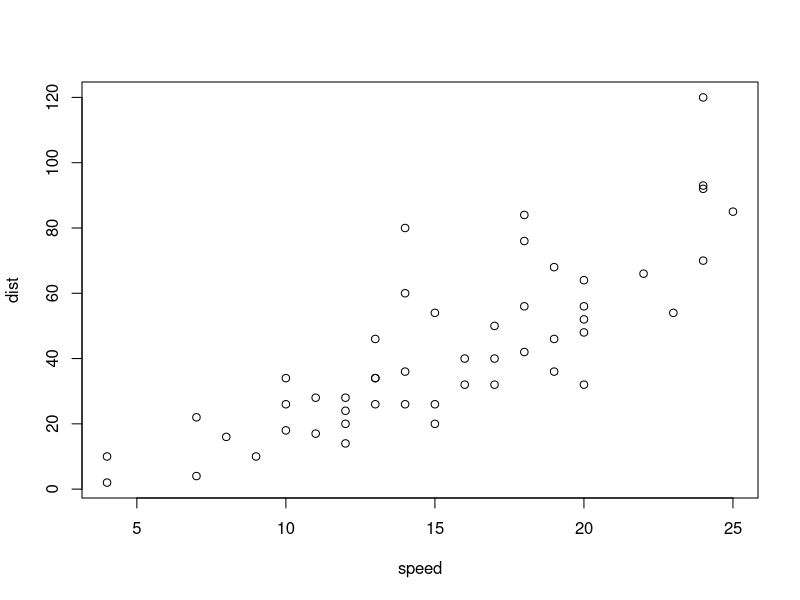
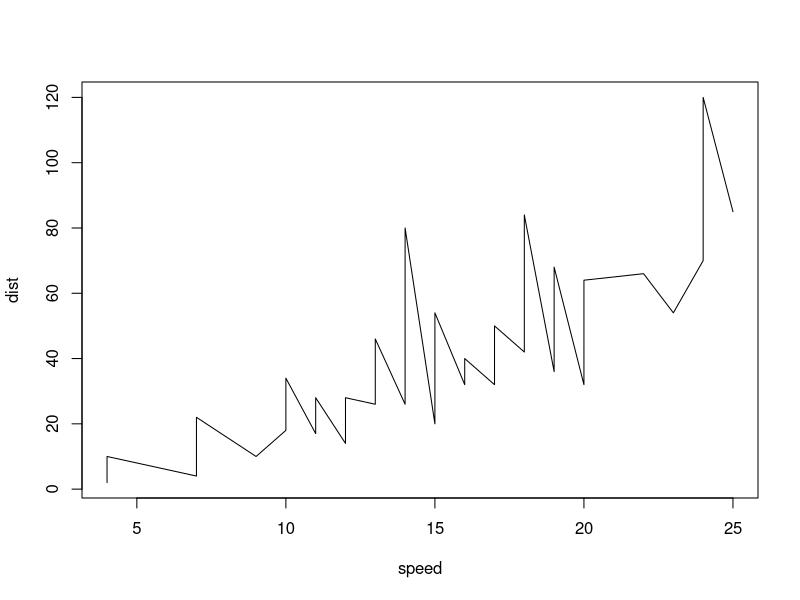
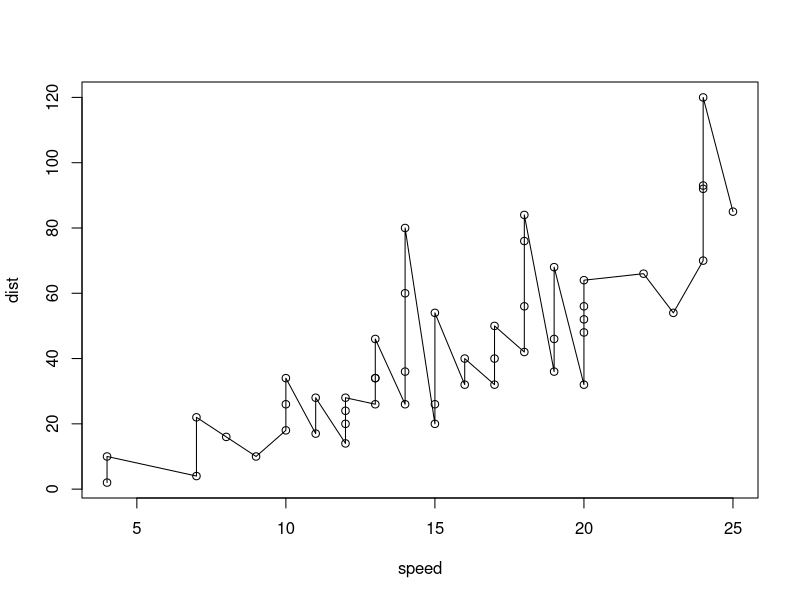
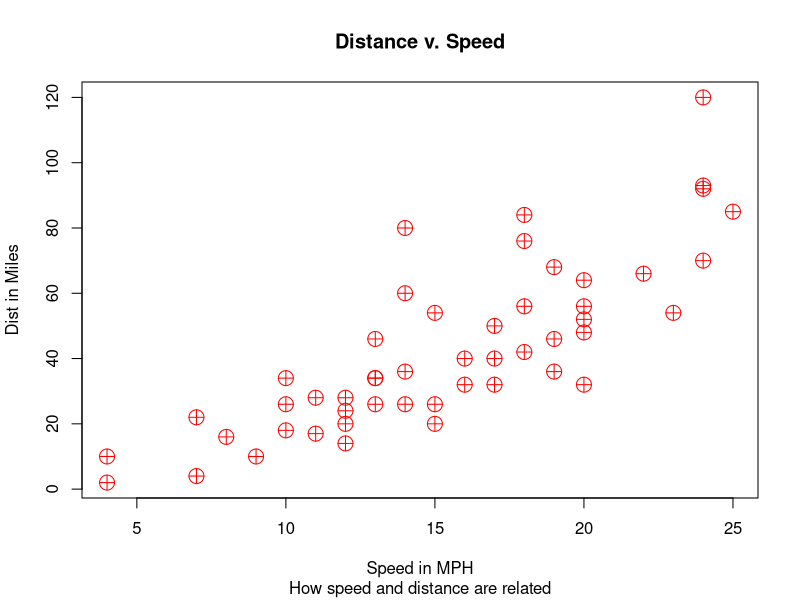
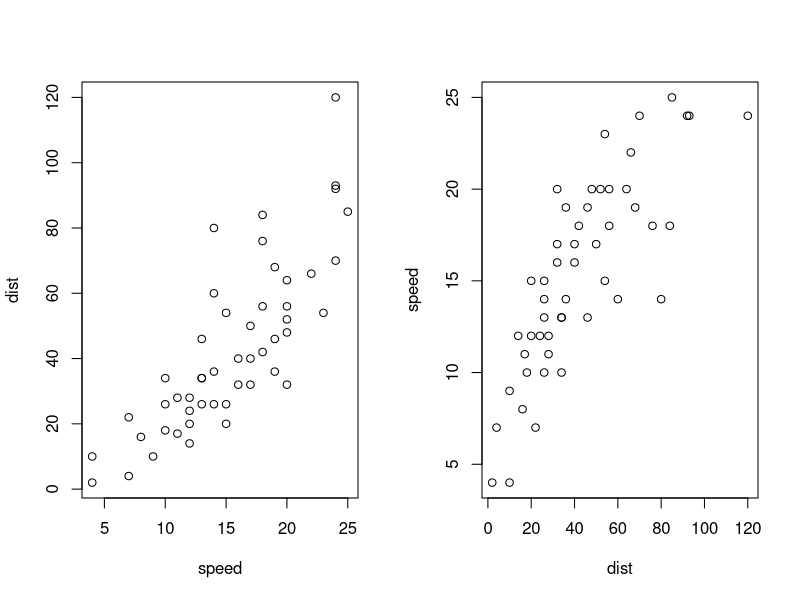
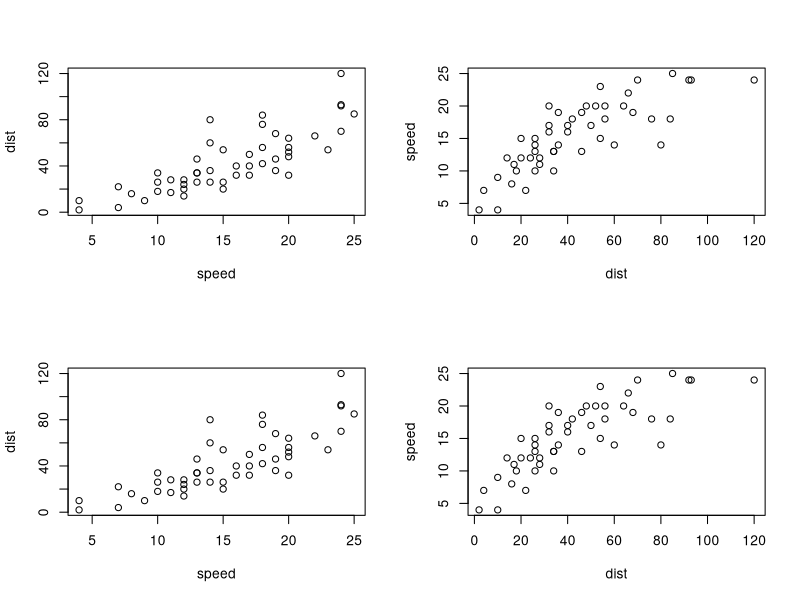

The R script that drew these images, in order:
#Lecture_Code_4
# Function Creation
# Basic Plotting

# You can create your own homemade functions
# nameOfFunction <- (paramters){ what the function does; return(whatever you want back from the function)}
# a function can only return one thing to you

#example of a function 
FreedomUnitsMiles <- function(kilometers){
  return(kilometers*.621371)
}

FreedomUnitsMiles(3)

FreedomUnitsPounds <- function(kilograms){
  USPounds <- kilograms*2.20462
  return(USPounds)
}

FreedomUnitsPounds(5)

# basic plotting with plot()
attach(cars)
?cars
?plot
plot(speed, dist)
#first parameter is the x-axis, second is the y-axis
#you can change how it's plotted
# line or points with type=
plot(speed, dist, type = 'l')
plot(speed, dist, type = 'o')
#main lets you assign a title
#sub provides a sub title
#assign x and y axis if you don't like the default
#pch = plotting character
#cex = size
#color = color of plotted character
plot(speed, dist, pch=10, cex=2, col='red', main="Distance v. Speed", sub='How speed and distance are related', xlab='Speed in MPH', ylab='Dist in Miles')

#you can also mess with how many plots you fit in one window with par(mfrow=)
#to change the number of columns and rows of the plot window
par(mfrow=c(1,2))
plot(speed,dist)
plot(dist,speed)

par(mfrow=c(2,2))
plot(speed,dist)
plot(dist,speed)
plot(speed,dist)
plot(dist,speed)
